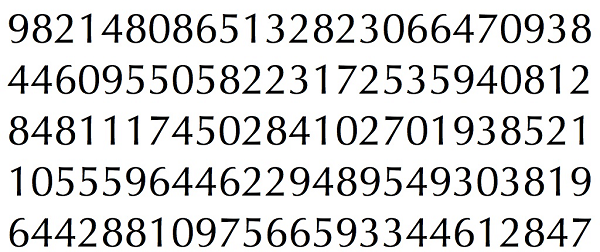
#> input picture train.png, 600 x 252 px
$ python 'Project-Digit Recognition Train.py'
#> lines starting #> are read from the running program, lines starting #| are printed output that depends on the picture; after the words box and inside, x2 and y2 are one past the last pixel; in counts of white or black regions, pixels touching at a corner belong together
import cv2
import numpy as np
import sys

im=cv2.imread('train.png')
#> im is the input picture: shape (252, 600, 3); mean B, G, R 217.6, 217.8, 217.7

#cv2.imshow('image',im)
im3=im.copy()
gray=cv2.cvtColor(im,cv2.COLOR_BGR2GRAY)
blur=cv2.GaussianBlur(gray,(5,5),0)
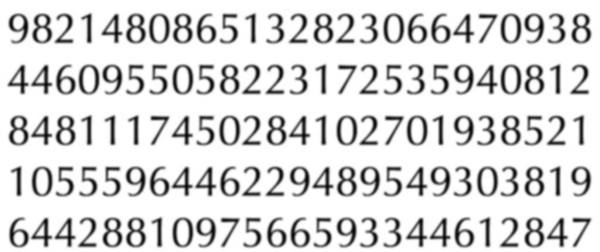
#> blur: shape (252, 600); min 3, max 255, mean 217.8
#cv2.imshow('window',blur)
thresh= cv2.adaptiveThreshold(blur,255,1,1,11,2)
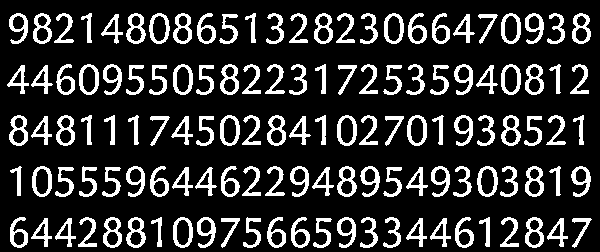
#> thresh: shape (252, 600); 18.5% white; 125 white regions
#cv2.imshow('Threshold',thresh)

contours, hierarchy=cv2.findContours(thresh,cv2.RETR_LIST,cv2.CHAIN_APPROX_SIMPLE)
#> contours = 208 contours; largest, box (x1, y1, x2, y2) and area: (477, 166, 498, 197) 486, (32, 166, 52, 197) 480, (173, 64, 193, 95) 480, (149, 13, 170, 44) 480, (407, 115, 427, 146) 480
samples=np.empty((0,100),np.float32)
#print(samples)
responses=[]

keys=[i for i in range(48,58)]

for cnt in contours:
    if cv2.contourArea(cnt)>50:
        [x,y,w,h]=cv2.boundingRect(cnt)

        if h>28:
            cv2.rectangle(im,(x,y),(x+w,y+h),(0,0,255),2)
            roi= thresh[y:y+h,x:x+w]
            roismall=cv2.resize(roi,(10,10))
            #print(roismall)
            #cv2.imshow('norm',roismall)
            cv2.imshow('norm',im)
            key=cv2.waitKey(0)

            if key==27:
                sys.exit()
#> (the program exits here)

$ run again, with test.png copied over train.png
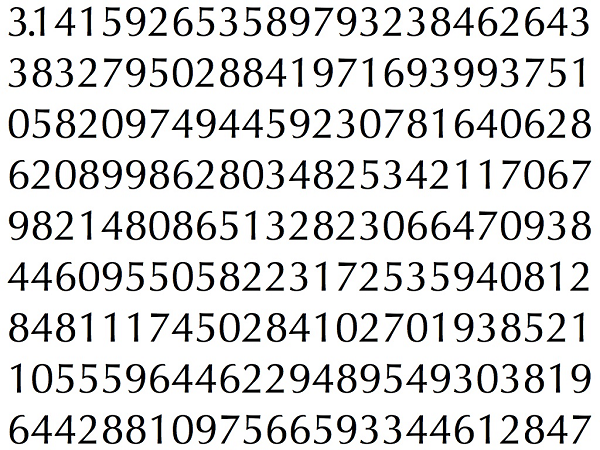
#> input picture test.png, 600 x 450 px
#> im is the input picture: shape (450, 600, 3); mean B, G, R 217.4, 217.6, 217.5
#> `blur=cv2.GaussianBlur(gray,(5,5),0)`:
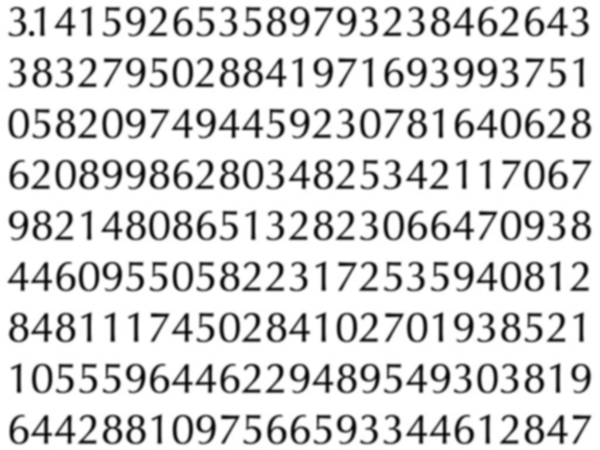
#> blur: shape (450, 600); min 4, max 255, mean 217.5
#> `thresh= cv2.adaptiveThreshold(blur,255,1,1,11,2)`:
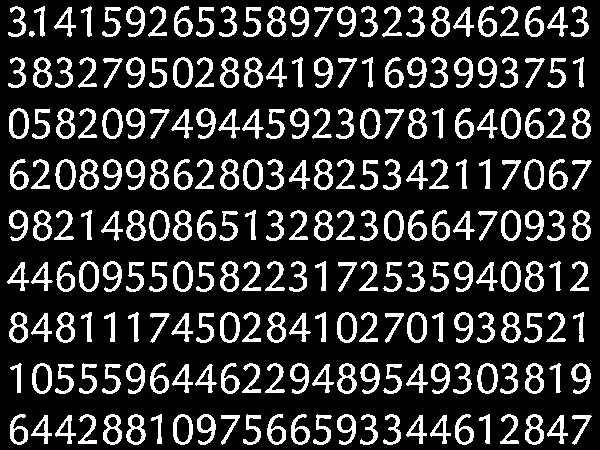
#> thresh: shape (450, 600); 18.7% white; 226 white regions
#> contours = 373 contours, 1 with area under 20; largest, box (x1, y1, x2, y2) and area: (477, 363, 498, 394) 486, (102, 108, 123, 139) 482, (9, 108, 29, 139) 482, (32, 363, 52, 394) 480, (173, 261, 193, 292) 480
